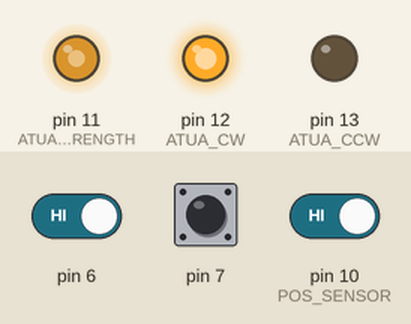
A sketch run on a simulated Arduino Uno, built with avr-gcc and run on an emulated ATmega328P. Parts: output pins drawn as LEDs (lit = HIGH). The test bench sets the inputs (shaded band); at power-on: pin 6 HIGH, pin 10 (POS_SENSOR) HIGH, pin 7 HIGH. What the sketch prints to the serial monitor is not drawn.

Above: at 5.0 s.
5.1 s: pin 6 driven LOW and pin 10 (POS_SENSOR) driven LOW
At 5.26 s:
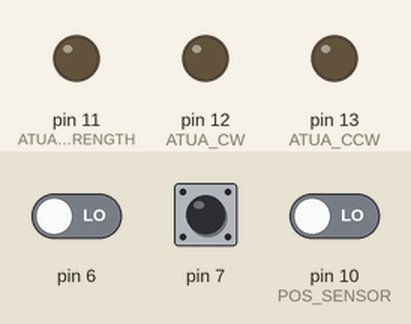
At 5.7 s:
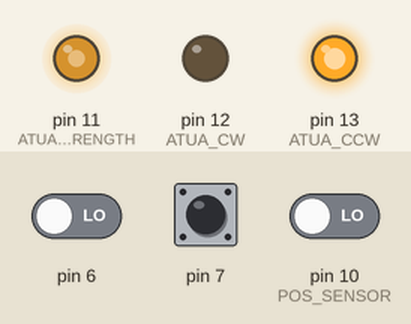
Timing chart, 0 to 8.1 s (numbered marks = the images above; inputs shaded):
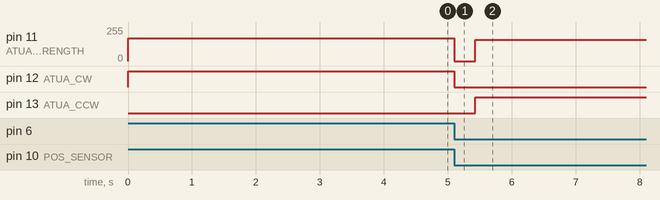

Measured:
- after the input at 5.1 s, pin 11 (ATUA_STRENGTH): 170/255 → 0/255 at once, → 160/255 0.33 s later; pin 12 (ATUA_CW): HIGH → LOW at once; pin 13 (ATUA_CCW): LOW → HIGH after 0.33 s

The sketch:

Teste_volante.ino
```cpp
#define ATUA_CW PB4
#define ATUA_CCW PB5 // HIGH aqui gira CCW
#define ATUA_STRENGTH PB3

#define ROTARY_ENC_A 6
#define ROTARY_ENC_B 7
#define ROTARY_ENC_PCINT_A PCINT22
#define ROTARY_ENC_PCINT_B PCINT23
#define ROTARY_ENC_PCINT_AB_IE PCIE2

#define POS_SENSOR PB2 // switch (absolute position)
#define GP_BUTTON PB0 // general purpose button

#define CENTER_CW 600 // chave até o centro sentido horário
#define CENTER_CCW 280 // chave até o centro sentido anti horário

#include "Rotary.h"
volatile long count = 0; // encoder_rotativo = posicao relativa depois de ligado
volatile bool absolute_sw = false; // chave de posicao do volante ativa?

Rotary r = Rotary(ROTARY_ENC_A, ROTARY_ENC_B);

void setup() {
  Serial.begin(115200);
  r.begin(true);
  PCICR |= (1 << ROTARY_ENC_PCINT_AB_IE);
  PCMSK2 |= (1 << ROTARY_ENC_PCINT_A) | (1 << ROTARY_ENC_PCINT_B);

  DDRB &= ~((1<<GP_BUTTON)|(1<<POS_SENSOR));
  DDRB |= (1<<ATUA_CW)|(1<<ATUA_CCW)|(1<<ATUA_STRENGTH);

  PORTB |= (1<<POS_SENSOR);
  PORTB |= (1<<GP_BUTTON);
  PORTB &= ~(1<<ATUA_CW);
  PORTB &= ~(1<<ATUA_CCW);

  initPWM();
  sei();

  Idle();
  absolute_sw = 0==(PINB&(1<<POS_SENSOR));

  center_steering_wheel();
}

void initPWM() {
  OCR2A = 0;
  TCCR2A = (1<<WGM20);
  TCCR2B = (1<<CS21);
  TCCR2A |= (1<<COM2A1);
}

void setPWM(unsigned char val) {
  OCR2A = val<200?val:200;
}

void Stop() {
  PORTB |= (1<<ATUA_CW);
  PORTB |= (1<<ATUA_CCW);
}

void Idle() {
  setPWM(0);
  PORTB &= ~(1<<ATUA_CW);
  PORTB &= ~(1<<ATUA_CCW);
}

void Move(unsigned char power, bool cw = true) {
  if (power == 0)
    Idle();
  else {
    if (cw) {
      PORTB |= (1<<ATUA_CW);
      PORTB &= ~(1<<ATUA_CCW);
    } else {
      PORTB &= ~(1<<ATUA_CW);
      PORTB |= (1<<ATUA_CCW);
    }
    setPWM(power);
  }
}

int dir = ATUA_CCW;

void loop() {
  //Move(100, false); // move ccw
  // Move(100); // move cw
  // debug only info
  if (millis()%300==0) {
    Serial.print(count);
    Serial.print(", ");
    Serial.println(absolute_sw==true?'1':'0');
  }
}

ISR(PCINT2_vect) {
  unsigned char result = r.process();
  if (result == DIR_NONE) {
    // do nothing
  }
  else if (result == DIR_CW) {
    count--;
  }
  else if (result == DIR_CCW) {
    count++;
  }

  absolute_sw = 0==(PINB&(1<<POS_SENSOR));
}

void center_steering_wheel() {
  unsigned long time = millis();
  bool control = true;
  long distance;
  int i = 0;

  // faz a primeira leitura do sw
  absolute_sw = 0 == (PINB&(1<<POS_SENSOR));

  if (!absolute_sw) {
    // se estivar na chave tira da chave
    while(!absolute_sw) {
      Move(170, true);

      Serial.print(count);
      Serial.print(", ");
      Serial.println(absolute_sw==true?'1':'0');
    }
    // freia
    while((millis()-time) < 100) {
      Move(170, true);
    }
    time = millis();
    Stop();
    Idle();
  }

  time = millis();
  while (millis()-time < 333) {
      Serial.print(count);
      Serial.print(", ");
      Serial.println(absolute_sw==true?'1':'0');
    }

  // anda até chegar na chave
  while (absolute_sw) {
    if (!absolute_sw) {
      // reseta o contador na chave
      count = 0;
    }

    Move(160, false);

    Serial.print(count);
    Serial.print(", ");
    Serial.println(absolute_sw==true?'1':'0');

  }

  // freia
  while((millis()-time) < 100) {
    Move(170, true);
  }
  time = millis();
  Stop();

  distance = count;

  // calibra no meio
  while(!(count-distance>540 && count-distance<560)) {
    // move até chegar no centro
    while(!(count-distance>540 && count-distance<560)) {
      if (!(count-distance>540 && count-distance<560)) {
        Move(160-i, control);
      }

      Serial.print(count);
      Serial.print(", ");
      Serial.println(absolute_sw==true?'1':'0');
    }

    if (!(count-distance>545 && count-distance<555)) {
      // freia
      while((millis()-time) < 100) {
        Move(160-i, !control);
      }
      time = millis();
    }
    Stop();


    // altera o lado q o volante vai girar
    control = !control;


    // deley para analisar o onde está
    while (millis()-time < 333) {

      Serial.print(count);
      Serial.print(", ");
      Serial.println(absolute_sw==true?'1':'0');
    }
    time = millis();

    i += 3;
  }

  //count = 0; // ajusta o centro

  Stop();
  Idle();
  // contar o tanto q andou e parar antes
}
```

Rotary.cpp
```cpp
// (licence header left out)
#include "Arduino.h"
#include "Rotary.h"

/*
 * The below state table has, for each state (row), the new state
 * to set based on the next encoder output. From left to right in,
 * the table, the encoder outputs are 00, 01, 10, 11, and the value
 * in that position is the new state to set.
 */

#define R_START 0x0

#ifdef HALF_STEP
// Use the half-step state table (emits a code at 00 and 11)
#define R_CCW_BEGIN 0x1
#define R_CW_BEGIN 0x2
#define R_START_M 0x3
#define R_CW_BEGIN_M 0x4
#define R_CCW_BEGIN_M 0x5
const unsigned char ttable[6][4] = {
  // R_START (00)
  {R_START_M,            R_CW_BEGIN,     R_CCW_BEGIN,  R_START},
  // R_CCW_BEGIN
  {R_START_M | DIR_CCW, R_START,        R_CCW_BEGIN,  R_START},
  // R_CW_BEGIN
  {R_START_M | DIR_CW,  R_CW_BEGIN,     R_START,      R_START},
  // R_START_M (11)
  {R_START_M,            R_CCW_BEGIN_M,  R_CW_BEGIN_M, R_START},
  // R_CW_BEGIN_M
  {R_START_M,            R_START_M,      R_CW_BEGIN_M, R_START | DIR_CW},
  // R_CCW_BEGIN_M
  {R_START_M,            R_CCW_BEGIN_M,  R_START_M,    R_START | DIR_CCW},
};
#else
// Use the full-step state table (emits a code at 00 only)
#define R_CW_FINAL 0x1
#define R_CW_BEGIN 0x2
#define R_CW_NEXT 0x3
#define R_CCW_BEGIN 0x4
#define R_CCW_FINAL 0x5
#define R_CCW_NEXT 0x6

const unsigned char ttable[7][4] = {
  // R_START
  {R_START,    R_CW_BEGIN,  R_CCW_BEGIN, R_START},
  // R_CW_FINAL
  {R_CW_NEXT,  R_START,     R_CW_FINAL,  R_START | DIR_CW},
  // R_CW_BEGIN
  {R_CW_NEXT,  R_CW_BEGIN,  R_START,     R_START},
  // R_CW_NEXT
  {R_CW_NEXT,  R_CW_BEGIN,  R_CW_FINAL,  R_START},
  // R_CCW_BEGIN
  {R_CCW_NEXT, R_START,     R_CCW_BEGIN, R_START},
  // R_CCW_FINAL
  {R_CCW_NEXT, R_CCW_FINAL, R_START,     R_START | DIR_CCW},
  // R_CCW_NEXT
  {R_CCW_NEXT, R_CCW_FINAL, R_CCW_BEGIN, R_START},
};
#endif

/*
 * Constructor. Each arg is the pin number for each encoder contact.
 */
Rotary::Rotary(char _pin1, char _pin2) {
  // Assign variables.
  pin1 = _pin1;
  pin2 = _pin2;
  // Initialise state.
  state = R_START;
}

void Rotary::begin(bool pullup) {

  if (pullup){
    // Enable weak pullups
    pinMode(pin1,INPUT_PULLUP);
    pinMode(pin2,INPUT_PULLUP);
  }else{
    // Set pins to input.
    pinMode(pin1, INPUT);
    pinMode(pin2, INPUT);
  }
}

unsigned char Rotary::process() {
  // Grab state of input pins.
  unsigned char pinstate = (digitalRead(pin2) << 1) | digitalRead(pin1);
  // Determine new state from the pins and state table.
  state = ttable[state & 0xf][pinstate];
  // Return emit bits, ie the generated event.
  return state & 0x30;
}
```

Rotary.h
```cpp
/*
 * Rotary encoder library for Arduino.
 */

#ifndef Rotary_h
#define Rotary_h

#include "Arduino.h"

// Enable this to emit codes twice per step.
//#define HALF_STEP

// Values returned by 'process'
// No complete step yet.
#define DIR_NONE 0x0
// Clockwise step.
#define DIR_CW 0x10
// Counter-clockwise step.
#define DIR_CCW 0x20

class Rotary
{
  public:
    Rotary(char, char);
    unsigned char process();
    void begin(bool pullup=true);
  private:
    unsigned char state;
    unsigned char pin1;
    unsigned char pin2;
};

#endif
```
